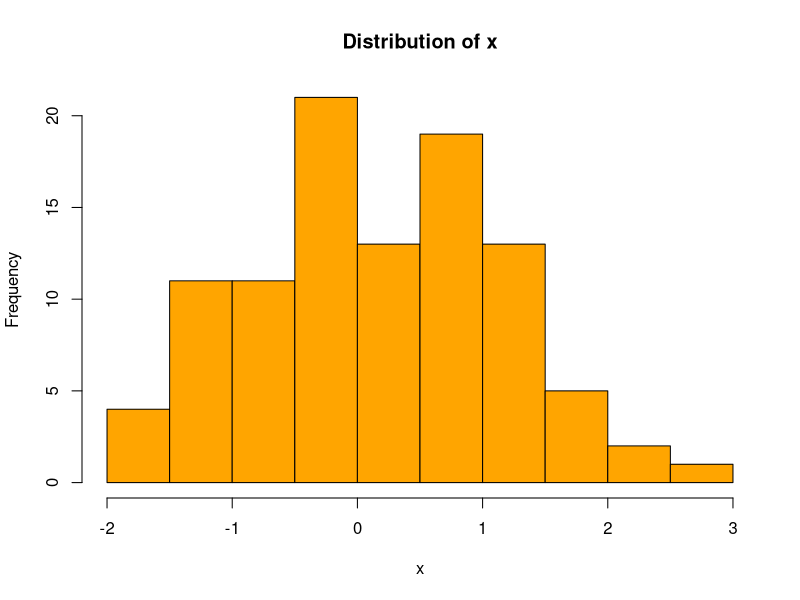

Generate this figure with R:
## ---- chunk 1
a=4
## ---- chunk 2
(b=2*a)
## ---- chunk 3
x<-rnorm(100,mean = 0,sd=1)
mean(x)
median(x)
var(x)
## ---- chunk 4
x<-rnorm(100,mean = 0,sd=1)
hist(x,col = "orange",main = "Distribution of x")
